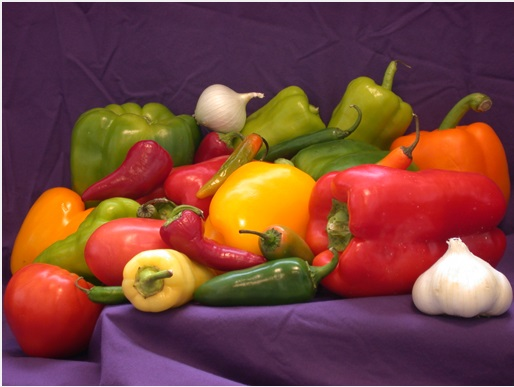
%> input picture Projects/ColourDetect/MathlabCode/MatLabCode/PeppersOG.jpg, 514 x 387 px
$ octave ColorCodeUpdated.m   (GNU Octave 9; MATLAB toolbox functions it lacks are replaced by stand-ins)
%> lines starting %> are read from the running program, lines starting %| are printed output that depends on the picture; in (x1, y1, x2, y2) boxes, pixels count from 0 and x2, y2 are one past the last pixel; in counts of white or black regions, pixels touching at a corner belong together; the program's own positions count from 1
%Loading the image
Original_Image=imread('PeppersOG.jpg');
%> Original_Image is the input picture: size 387x514x3 uint8; mean R, G, B 122.1, 68.4, 59.9

%Displaying the image
figure,imshow(Original_Image);

%Converting the image into a gray image
Gray_Image = rgb2gray(Original_Image);
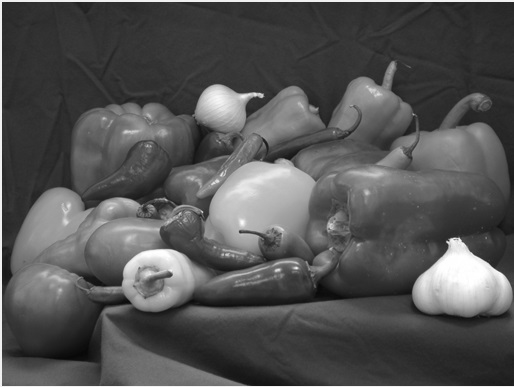
%> Gray_Image: size 387x514 uint8; min 8, max 255, mean 83.5

%Displaying the Gray image
figure,imshow(Gray_Image);

%Red matrix
Red_Matrix = Original_Image(:,:,1);
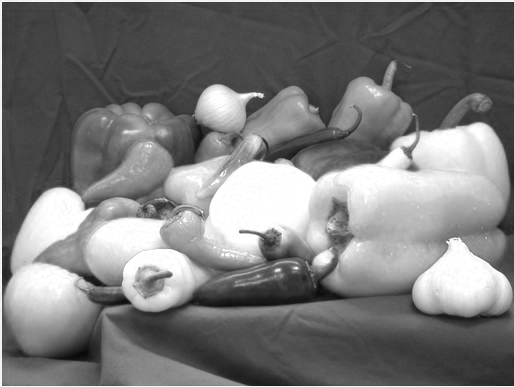
%> Red_Matrix: size 387x514 uint8; min 8, max 255, mean 122.1

%Subtract Image: Subtract Gray from Red
Subtracted_Image = imsubtract(Red_Matrix,Gray_Image);
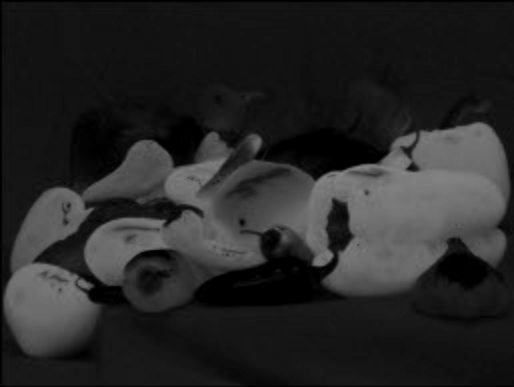
%> Subtracted_Image: size 387x514 uint8; min 0, max 136, mean 38.8

%Displaying the subtracted image : Red
figure,imshow(Subtracted_Image);

%Converting the image into a Binary image
Bin_image  = im2bw(Subtracted_Image,0.21);
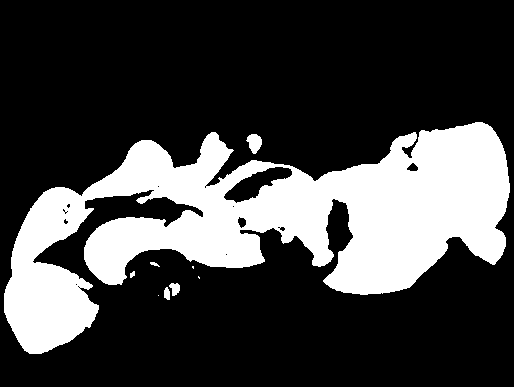
%> Bin_image: size 387x514 logical; 26.2% white; 9 white regions (3 under 20 px), largest, box (x1, y1, x2, y2) and area: (4, 122, 510, 354) 51719, (246, 134, 262, 154) 213, (169, 283, 180, 296) 97, (164, 287, 170, 300) 63, (150, 262, 160, 267) 26, (130, 271, 135, 278) 25

%Masking the Red Objects only
Mask  = ~Bin_image;

%Creating a 3 channel masked image
Mask3Channel = cat(3,Mask,Mask,Mask)

%Creating a backup of the Original image
New_Image = Original_Image;
New_Image(Mask3Channel) = 0;
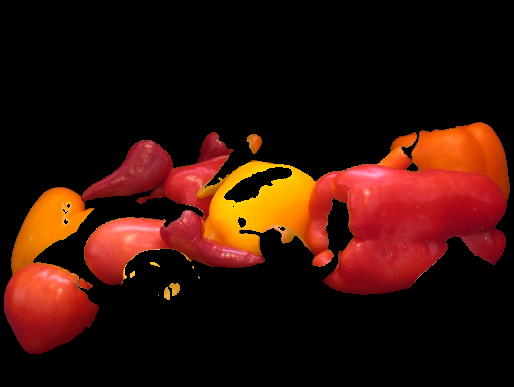
%> New_Image: size 387x514x3 uint8; mean R, G, B 51.8, 17.4, 8.4

%Displaying the Backed up Image
figure,imshow(New_Image);

%RED and Green Color Segmentation

%Green matrix
Green_Image = Original_Image(:,:,2);
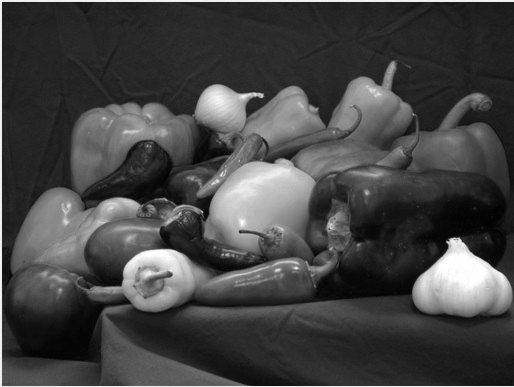
%> Green_Image: size 387x514 uint8; min 0, max 255, mean 68.4

%Subtract Image: Subtract Gray from Green
Gsubtract_Image = imsubtract(Green_Image,Gray_Image);

%Displaying the subtracted image: Green
figure,imshow(Gsubtract_Image);

%Converting to binary image
Gbin_Image = im2bw(Gsubtract_Image,0.01);
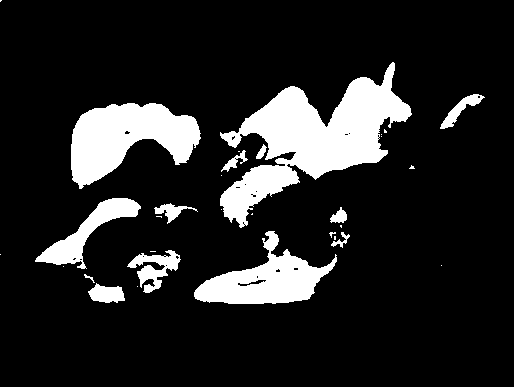
%> Gbin_Image: size 387x514 logical; 14.3% white; 31 white regions (18 under 20 px), largest, box (x1, y1, x2, y2) and area: (220, 62, 412, 228) 12281, (71, 103, 201, 189) 6492, (194, 231, 337, 304) 4586

%Displaying the binary image
figure,imshow(Gbin_Image);
